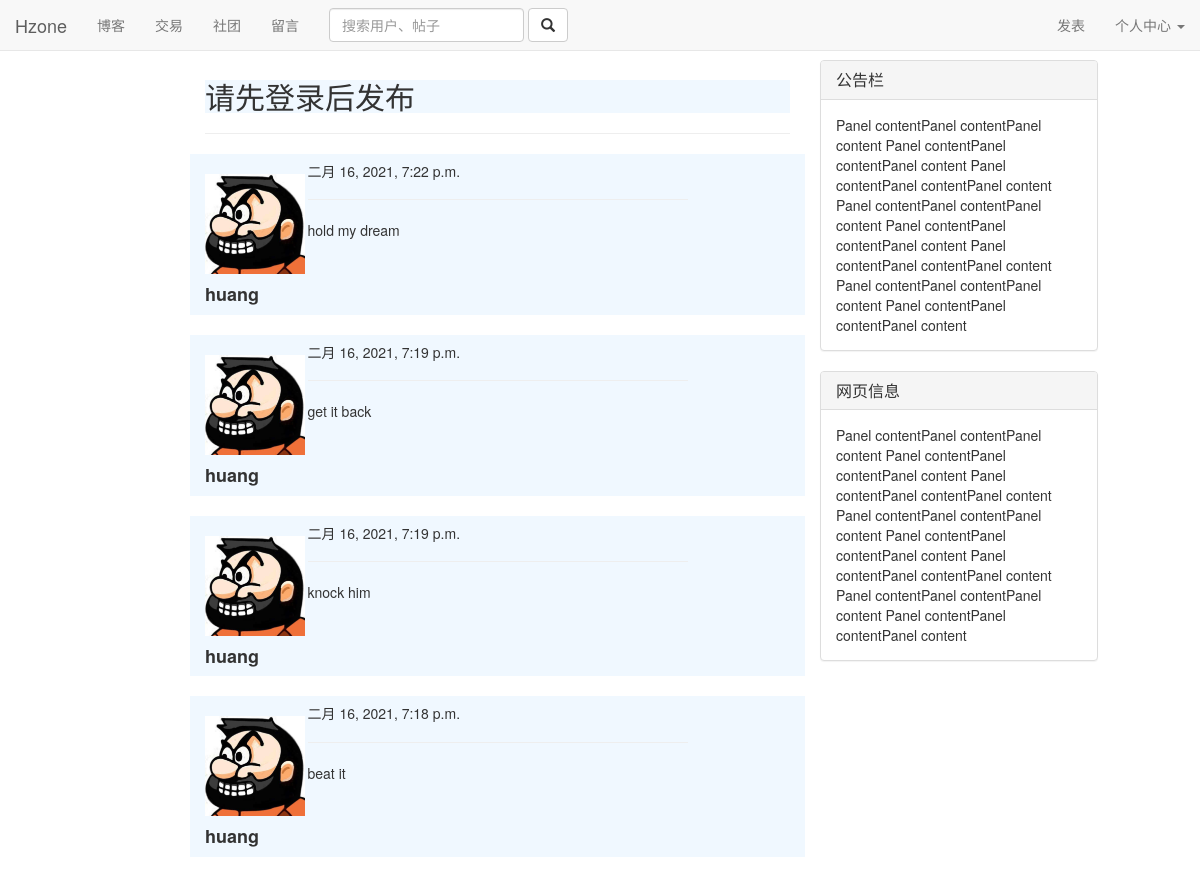
The page /board/ on the database as committed earlier.
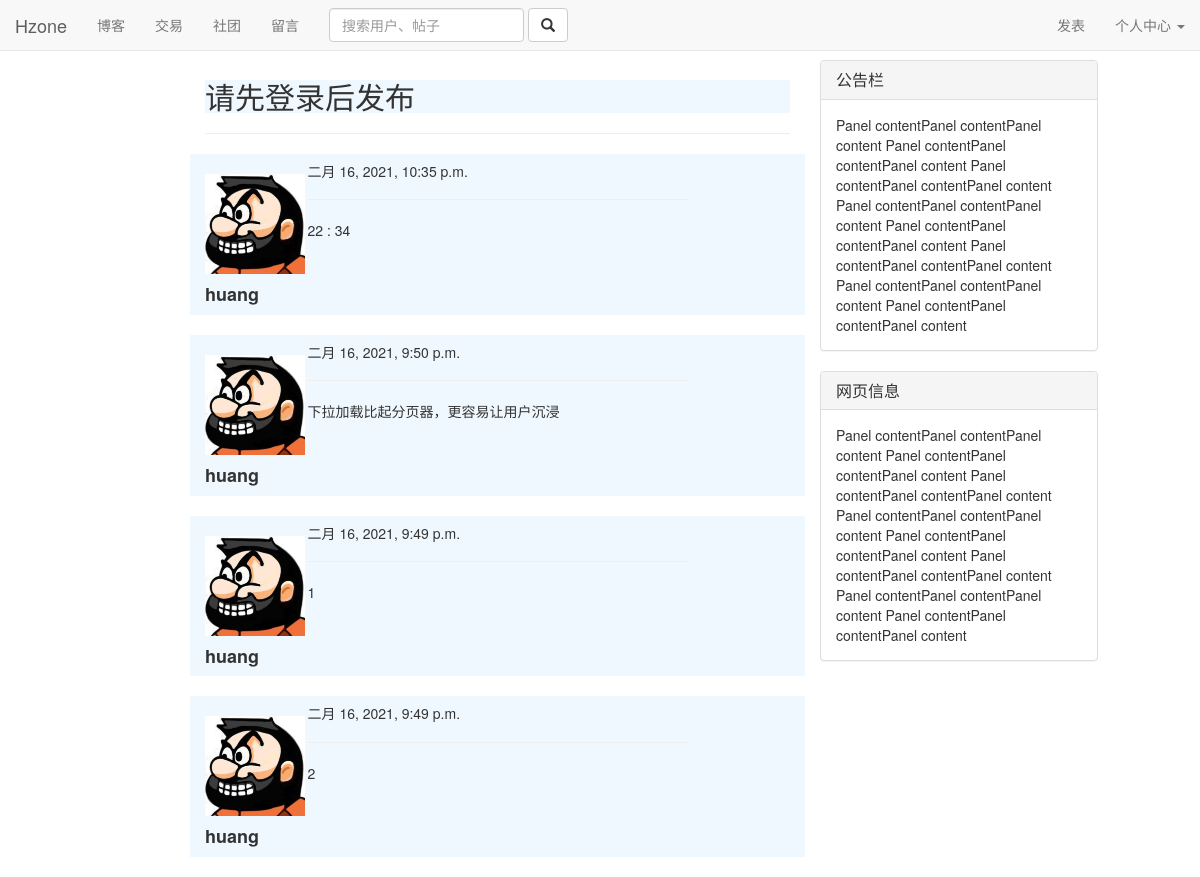
The same page on the database as committed later.
### board/models.py (models this page shows, shortened)
class Message(models.Model):
    content =  models.TextField()
    author = models.ForeignKey(User,on_delete=models.DO_NOTHING)
    time = models.DateTimeField(auto_now_add=True)
    class Meta:
        ordering=['-time']

### user/models.py (models this page shows)
class User(AbstractUser):
    motto = models.TextField(max_length=24)
    icon = models.ImageField(default="./static/icon/default.jpg",upload_to='./static/icon/')

### board/views.py (the view)
# urls.py: path('',views.msg_stk),
def msg_stk(request):
    context = {}
    if request.method == 'GET':
        msgs = Message.objects.all()
        paginator = Paginator(msgs,4)
        n = request.GET.get("page",1)
        if int(n) > paginator.num_pages:
            raise Http404('None')
        p = paginator.get_page(n)
        context['msgs'] = p
        return render(request,'stk.html',context)

### board/templates/stk.html (shortened to what this page needs)
{% extends 'base.html' %}
{% block content %}
    {% if user.is_authenticated %}
        <form id="text_form" action="/board/upload/" method="post" class="form-horizontal">
            {% csrf_token %}
            <textarea id="text_box" name="text" placeholder="畅所欲言吧骚年"
            style="min-height: 100px;min-width: 100%;max-height: 100px;max-width: 100%;"></textarea>
            <br>
            <button type="submit" style="width: 100px;">发布</button>
        </form>
    {% else %}
        <div style="background-color: aliceblue;">
            <h2>请先登录后发布</h2>
        </div>
    {% endif %}
    <hr>
    <div id="stk">
        <div id="cur">
        {% for each in msgs %}
            <div class="row" style="background-color: aliceblue;">
                <div class="col-md-2">
                    <br>
                    <a href="/user/{{ each.author.id }}" class="center-block">
                        <img class="media-object" src="/{{ each.author.icon }}" style="height: 100px;width: 100px;">
                    </a>
                    <h4><b>{{ each.author.username }}</b></h4>
                </div>
                <div class="col-md-8">
                    <h5>{{ each.time }}</h5>
                    <hr>
                    <p>{{ each.content }}</p>
                </div>
                <div class="col-md-2"></div>
            </div>
            <br>
        {% empty %}
            <h2 style="color: aliceblue;">
                暂无留言
            </h2>
        {% endfor %}
        </div>
    </div>
{% endblock %}

Rows that differ between the two databases and show on the page:
no longer on this page (row unchanged): Message: author.icon (picture), author.username "huang", time "二月 16, 2021, 7:22 p.m.", content "hold my dream"
no longer on this page (row unchanged): Message: author.icon (picture), author.username "huang", time "二月 16, 2021, 7:19 p.m.", content "get it back"
no longer on this page (row unchanged): Message: author.icon (picture), author.username "huang", time "二月 16, 2021, 7:19 p.m.", content "knock him"
no longer on this page (row unchanged): Message: author.icon (picture), author.username "huang", time "二月 16, 2021, 7:18 p.m.", content "beat it"
added Message: author.icon (picture), author.username "huang", time "二月 16, 2021, 10:35 p.m.", content "22 : 34"
added Message: author.icon (picture), author.username "huang", time "二月 16, 2021, 9:50 p.m.", content "下拉加载比起分页器，更容易让用户沉浸"
added Message: author.icon (picture), author.username "huang", time "二月 16, 2021, 9:49 p.m.", content "1"
added Message: author.icon (picture), author.username "huang", time "二月 16, 2021, 9:49 p.m.", content "2"
